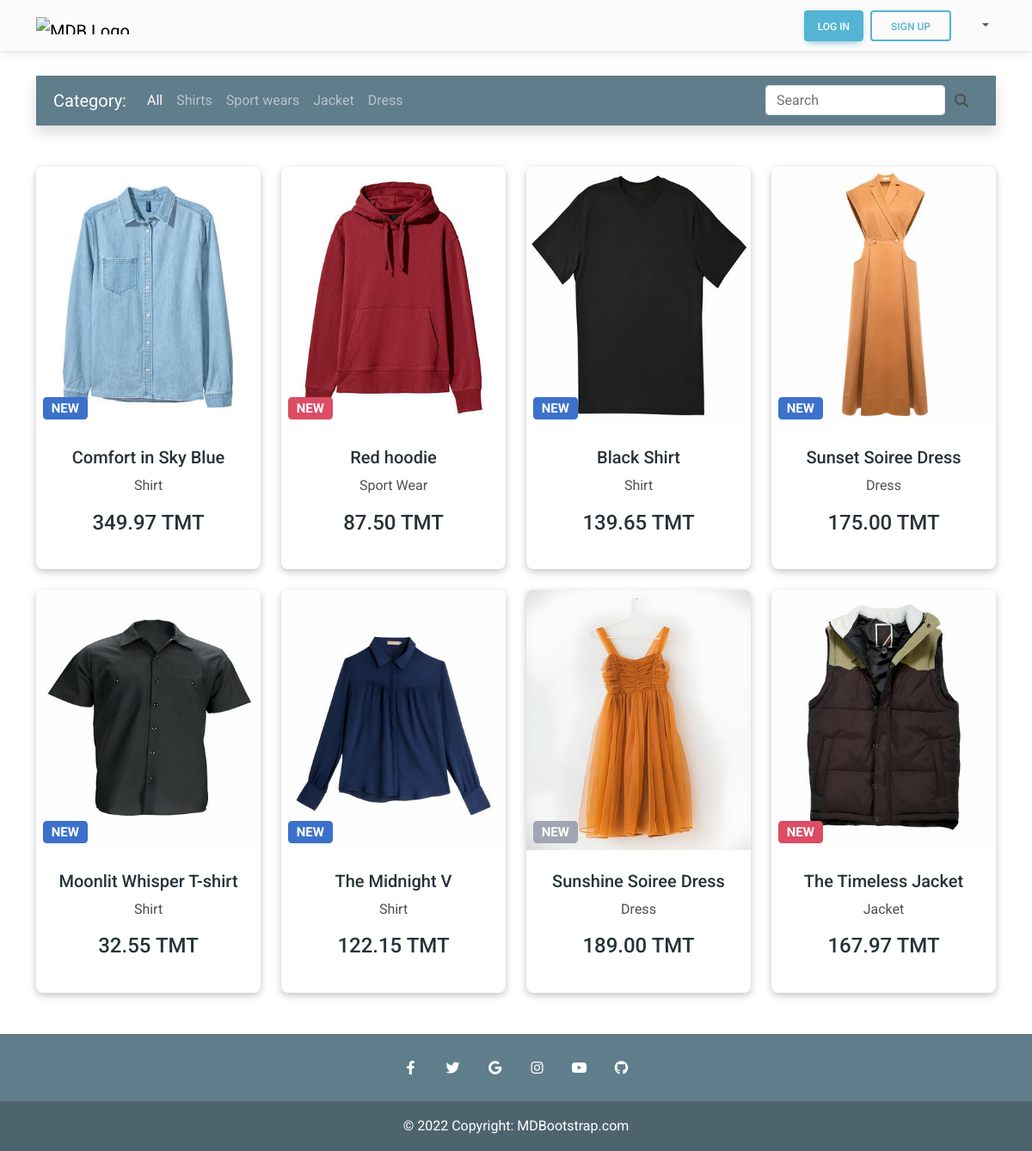
The page /en/ on the database its author committed.
### core/models.py (models this page shows, shortened)
class Item(models.Model):
    title = models.CharField(max_length=100)
    price = models.FloatField()
    discount_price = models.FloatField(blank=True, null=True)
    category = models.CharField(choices=CATEGORY_CHOICES, max_length=2, default='S')
    label = models.CharField(choices=LABEL_CHOICES, max_length=2, default='P')
    slug = models.SlugField()
    description = models.TextField()
    image = models.ImageField()
    def get_absolute_url(self):
        return reverse("core:product", kwargs={
            'slug': self.slug
        })

### core/views.py (the view)
# urls.py: path('', HomeView.as_view(), name='home'),
class HomeView(generic.ListView):
    model = Item
    extra_context = {
        'category':'All'
    }
    paginate_by = 10
    context_object_name = 'items'
    template_name = 'home.html'

### core/templatetags/cart_template_tags.py (called while the page is built)
@register.filter
def get_country(country_code):
    country = ''
    if country_code == 'en':
        country = 'united-kingdom'
    elif country_code == 'tk':
        country = 'turkmenistan'
    else:
        country = 'russia'
    return country

@register.filter
def multiply(a):
    b = a*3.5
    return b

### templates/home.html (shortened to what this page needs)
{% extends 'base.html' %}
{% load i18n %}
{% load static %}
{% load cart_template_tags %}
{% block content %}
<main>
<div class="container">
<nav class="navbar navbar-expand-lg navbar-dark mt-3 mb-5 shadow p-2" style="background-color: #607D8B">
  <div class="container-fluid">
    <a class="navbar-brand" href="#">{% trans "Category:" %}</a>
    <div class="collapse navbar-collapse" id="navbarSupportedContent2">
      <ul class="navbar-nav me-auto mb-2 mb-lg-0">
        <li class="nav-item  ">
          <a class="nav-link  {% if category == 'All' %}active{% endif %}" href="{% url 'core:home' %}">{% trans 'All' %}</a>
        </li>
        <li class="nav-item " >
              <a class="nav-link {% if category == 'S' %}active{% endif %}" href="{% url 'core:get_by_category' 'S' %}">{% trans 'Shirts' %}</a>
            </li>
            <li class="nav-item ">
              <a class="nav-link  {% if category == 'SW' %}active{% endif %}" href="{% url 'core:get_by_category' 'SW' %}">{% trans 'Sport wears' %}</a>
            </li>
            <li class="nav-item ">
              <a class="nav-link  {% if category == 'JA' %}active{% endif %}" href="{% url 'core:get_by_category' 'JA' %}">{% trans 'Jacket' %}</a>
            </li>
            <li class="nav-item ">
              <a class="nav-link  {% if category == 'DR' %}active{% endif %}" href="{% url 'core:get_by_category' 'DR' %}">{% trans 'Dress' %}</a>
            </li>
      </ul>
      <form class="d-flex input-group w-auto">
      <input
        type="search"
        class="form-control rounded"
        placeholder="{% trans 'Search' %}"
        aria-label="Search"
        aria-describedby="search-addon"
      />
      <span class="input-group-text border-0" id="search-addon">
        <i class="fas fa-search"></i>
      </span>
    </form>
    </div>
  </div>
</nav>
  <section>
  <div class="text-center mb-4">
    <div class="row wow fade-in">
      {% for item in items %}
      	<div class="col-lg-3 col-md-6 mb-4">
        <div class="card">
          <div class="bg-image hover-zoom ripple ripple-surface ripple-surface-light"
            data-mdb-ripple-color="light">
            <img src="{{ item.image.url }}"
              class="w-100" />
            <a href="{{ item.get_absolute_url }}">
              <div class="mask">
                <div class="d-flex justify-content-start align-items-end h-100">
                  <h5><span class="badge bg-{{ item.get_label_display }} ms-2">{% trans 'NEW' %}</span></h5>
                </div>
              </div>
            </a>
          </div>
          <div class="card-body">
            <a href="{{ item.get_absolute_url }}" class="text-reset">
              <h5 class="card-title mb-2">{{ item.title }}</h5>
            </a>
            <a href="" class="text-reset ">
              <p>{{ item.get_category_display }}</p>
            </a>
            	<h6 class="mb-3 price">
                {% if item.discount_price  %}
                    {{ item.discount_price|multiply|floatformat:2 }}
                {% else %}
                    {{ item.price|multiply|floatformat:2 }}
                {% endif %}
                 TMT
                </h6>
          </div>
        </div>
      </div>
      {% endfor %}
    </div>
  </div>
</section>
</div>
</main>
{% endblock %}

### templates/base.html (shortened to what this page needs)
{% load static%}
<!DOCTYPE html>
<html lang="en">
<head>
        {% include 'css_links.html' %}
</head>
<body>
{% include 'navbar.html' %}
 <div class="mt-5 pt-4">
    </div>
{% block content %}
{% endblock %}
{% include 'footer.html' %}
</body>
</html>

### templates/css_links.html (shortened to what this page needs)
{% load static %}
    <link rel="stylesheet" href="https://cdnjs.cloudflare.com/ajax/libs/font-awesome/6.1.1/css/all.min.css">
    <link rel="stylesheet" href="{% static 'css/mdb.min.css' %}" />
    <link rel="stylesheet" href="{% static 'css/style.css' %}" />

### templates/navbar.html (shortened to what this page needs)
{% load cart_template_tags %}
{% load i18n %}
<nav class="navbar fixed-top navbar-expand-lg navbar-light bg-body-tertiary">
  <div class="container">
    <div class="collapse navbar-collapse" id="navbarSupportedContent">
      <a class="navbar-brand mt-2 mt-sm-0" href="{% url 'core:home' %}">
        <img
          src="https://mdbcdn.b-cdn.net/img/logo/mdb-transaprent-noshadows.webp"
          height="20"
          alt="MDB Logo"
          loading="lazy"
        />
      </a>
    </div>
    <div class="d-flex align-items-center">
        {% if user.is_authenticated %}
            <a class="nav-link me-3" href="{% url 'core:order_summary' %}">
                <i class="fas fa-shopping-cart"></i>
                <span class="badge rounded-pill badge-notification bg-danger">{{ request.user|cart_item_count }}</span>
            </a>
            <a data-mdb-ripple-init href="{% url 'account_logout' %}"  class="btn btn-outline-info px-3 me-2">{% trans 'Log out' %}</a>
        {% else %}
            <a data-mdb-ripple-init href="{% url 'account_login' %}"  class="btn btn-info px-3 me-2">{% trans 'Log In' %}</a>
            <a data-mdb-ripple-init href="{% url 'account_signup' %}"  class="btn btn-outline-info">{% trans 'Sign Up' %}</a>
        {% endif %}
        <ul class="navbar-nav ms-2">
        {% get_current_language as LANGUAGE_CODE %}
        <li class="nav-item dropdown">
            <a
              data-mdb-dropdown-init
              class="nav-link dropdown-toggle"
              href="#"
              id="navbarDropdown"
              role="button"
              aria-expanded="false"
            ><i class="flag-{{LANGUAGE_CODE|get_country}} flag m-0"></i></a>
      </li>
        </ul>
    </div>
  </div>
</nav>

### templates/footer.html
<footer class="text-center text-white mt-4" style="background-color: #607d8b;">
    <hr class="text-dark" />
    <div class="container">
        <section class="mb-3">
            <a class="btn-link btn-floating btn-lg text-white" href="#!" role="button" data-mdb-ripple-color="dark"><i class="fab fa-facebook-f"></i></a>
            <a class="btn-link btn-floating btn-lg text-white" href="#!" role="button" data-mdb-ripple-color="dark"><i class="fab fa-twitter"></i></a>
            <a class="btn-link btn-floating btn-lg text-white" href="#!" role="button" data-mdb-ripple-color="dark"><i class="fab fa-google"></i></a>
            <a class="btn-link btn-floating btn-lg text-white" href="#!" role="button" data-mdb-ripple-color="dark"><i class="fab fa-instagram"></i></a>
            <a class="btn-link btn-floating btn-lg text-white" href="#!" role="button" data-mdb-ripple-color="dark"><i class="fab fa-youtube"></i></a>
            <a class="btn-link btn-floating btn-lg text-white" href="#!" role="button" data-mdb-ripple-color="dark"><i class="fab fa-github"></i></a>
        </section>
    </div>
    <div class="text-center p-3" style="background-color: rgba(0, 0, 0, 0.2); text-color: #e0e0e0;">
        © 2022 Copyright:
        <a class="text-white" href="https://mdbootstrap.com/">MDBootstrap.com</a>
    </div>
</footer>

### templates/css_scripts.html (shortened to what this page needs)
{% load static %}

### static/css/style.css (style rules this page uses)
.card { box-shadow: rgba(0, 0, 0, 0.24) 0px 3px 8px; }
.price { color: #263238; font-size: 24px; }
.card-title { color:#263238 }

### rows shown on the page
Item: image (picture), title "Comfort in Sky Blue", category "Shirt", discount_price|multiply "349.97"
Item: image (picture), title "Red hoodie", category "Sport Wear", price|multiply "87.50"
Item: image (picture), title "Black Shirt", category "Shirt", discount_price|multiply "139.65"
Item: image (picture), title "Sunset Soiree Dress", category "Dress", price|multiply "175.00"
Item: image (picture), title "Moonlit Whisper T-shirt", category "Shirt", discount_price|multiply "32.55"
Item: image (picture), title "The Midnight V", category "Shirt", price|multiply "122.15"
Item: image (picture), title "Sunshine Soiree Dress", category "Dress", discount_price|multiply "189.00"
Item: image (picture), title "The Timeless Jacket", category "Jacket", discount_price|multiply "167.97"
